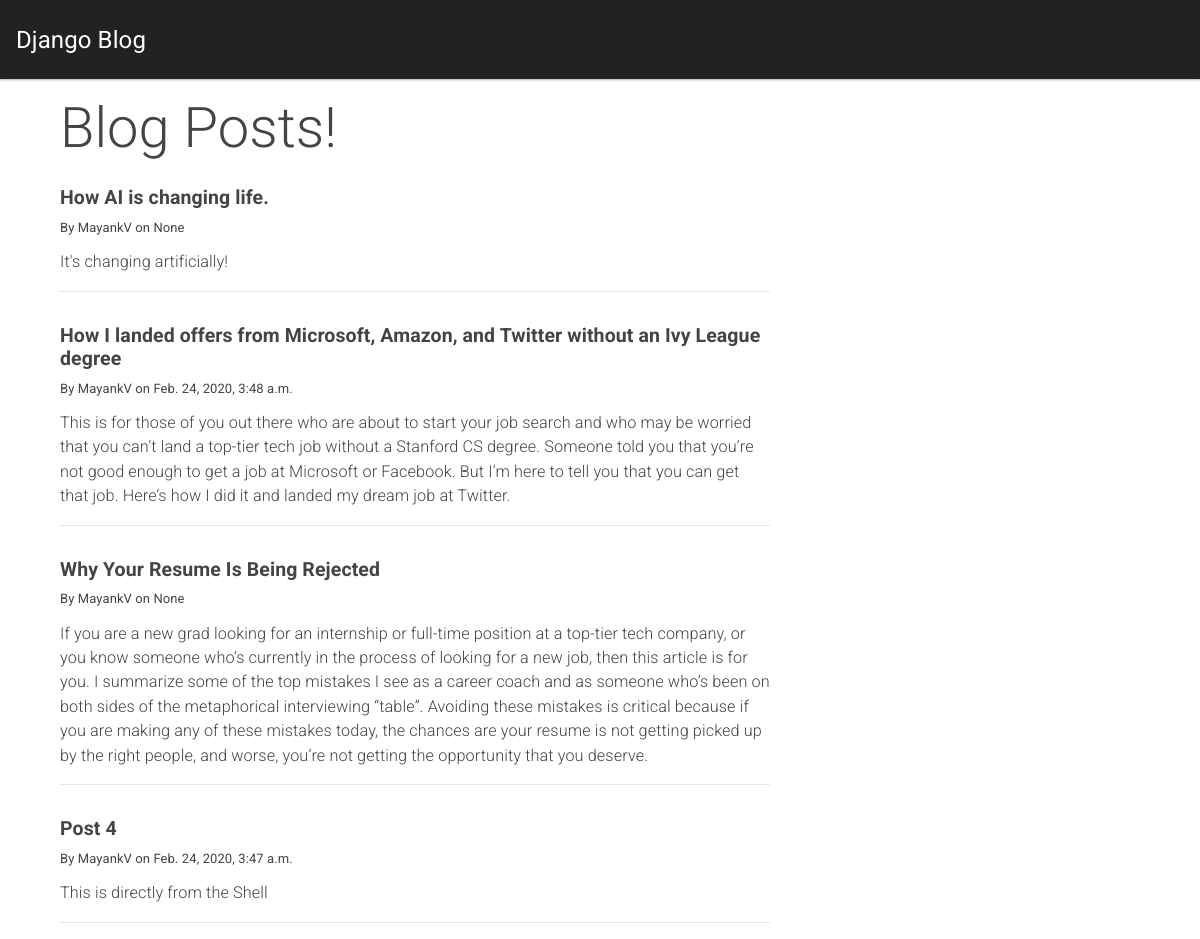
Before: / with the older database file.
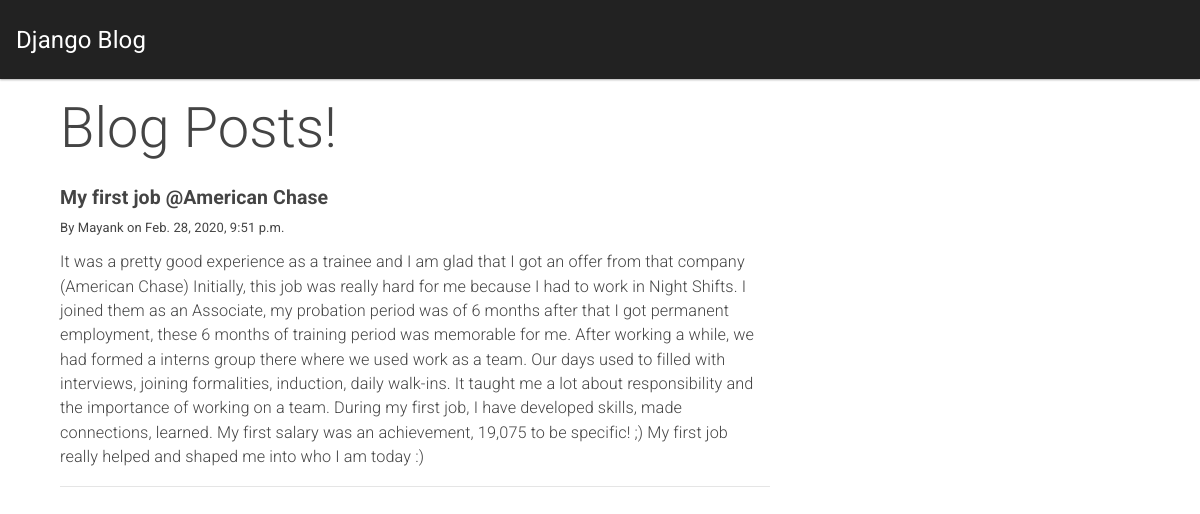
After: the same page with the newer database file.
### blog/models.py (models this page shows, shortened)
class Post(models.Model):
    title = models.CharField(max_length=100)
    content = models.TextField()
    date_posted = models.DateTimeField(default=timezone.now)
    author = models.ForeignKey(User, on_delete=models.CASCADE)

### blog/views.py (the view)
# urls.py: path('', views.home, name='blog-home')
def home(request):
    posts = Post.objects.all()
    context = {'posts' : posts}
    return render(request, 'blog/home.html', context)

### templates/blog/home.html
{% extends "base.html" %}
{% block content %}
<h3 class="display-4">Blog Posts! </h3>
{% for post in posts %}
    <h4 class="pt-3"><b>{{ post.title }}</b></h4>
    <p>By {{ post.author }} on {{ post.date_posted }}</p>
    <p class="lead">{{ post.content }}</p>
    <hr>
{% endfor %}
{% endblock %}

### templates/base.html (shortened to what this page needs)
<!DOCTYPE html>
<html lang="en">
<head>
    <link rel="stylesheet" href="https://stackpath.bootstrapcdn.com/bootstrap/4.4.1/css/bootstrap.min.css">
    <link href="https://bootswatch.com/4/Materia/bootstrap.min.css" rel="stylesheet">
</head>
<body>
    <nav class="navbar navbar-expand-md bg-dark navbar-dark">
        <a class="navbar-brand" href="#">Django Blog</a>
    </nav>
    <div class="row mt-3">
        <div class="container">
            <div class="col-md-8 col-lg-8">
                {% block content %}
                {% endblock %}
            </div>
        </div>
    </div>
</body>
</html>

### templates/base.html (style rules this page uses)
.row { margin: 0; padding: 0 }

Changed rows visible on the page:
removed Post: title "How AI is changing life.", author "MayankV", date_posted "None", content "It's changing artificially!"
removed Post: title "How I landed offers from Microsoft, Amazon, and Twitter without an Ivy League degree", author "MayankV", date_posted "Feb. 24, 2020, 3:48 a.m.", content "This is for those of you out there who are about to start your job search and who may be worried that you can’t land a top-tier tech job without a Stanford CS degree. Someone told you that you’re not good enough to get a job at Microsoft or Facebook. But I’m here to tell you that you can get that job. Here’s how I did it and landed my dream job at Twitter."
removed Post: title "Why Your Resume Is Being Rejected", author "MayankV", date_posted "None", content "If you are a new grad looking for an internship or full-time position at a top-tier tech company, or you know someone who’s currently in the process of looking for a new job, then this article is for you. I summarize some of the top mistakes I see as a career coach and as someone who’s been on both sides of the metaphorical interviewing “table”. Avoiding these mistakes is critical because if you are making any of these mistakes today, the chances are your resume is not getting picked up by the right people, and worse, you’re not getting the opportunity that you deserve."
removed Post: title "Post 4", author "MayankV", date_posted "Feb. 24, 2020, 3:47 a.m.", content "This is directly from the Shell"
added Post: title "My first job @American Chase", author "Mayank", date_posted "Feb. 28, 2020, 9:51 p.m.", content "It was a pretty good experience as a trainee and I am glad that I got an offer from that company (American Chase) Initially, this job was really hard for me because I had to work in Night Shifts. I joined them as an Associate, my probation period was of 6 months after that I got permanent employment, these 6 months of training period was memorable for me. After working a while, we had formed a interns group there where we used work as a team. Our days used to filled with interviews, joining formalities, induction, daily walk-ins. It taught me a lot about responsibility and the importance of working on a team. During my first job, I have developed skills, made connections, learned. My first…"
